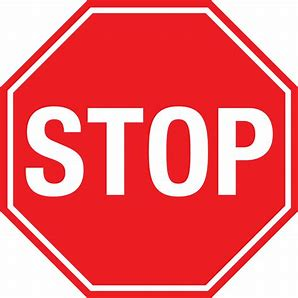
#> input picture Stop1.jpg, 298 x 298 px
$ jupyter execute ECE420FinalProjectOpenCVmethod.ipynb
#> lines starting #> are read from the running program, lines starting #| are printed output that depends on the picture
<a href="https://colab.research.google.com/github/XG11/ECE420FinalProject/blob/main/ECE420FinalProjectOpenCVmethod.ipynb" target="_parent"></a>

[cell 1]
import numpy as np
from scipy.ndimage import gaussian_filter, gaussian_gradient_magnitude
from scipy.spatial.distance import euclidean
from scipy.signal import convolve2d
import matplotlib.pyplot as plt

[cell 2]
from google.colab import files
from PIL import Image
import numpy as np

uploaded_images1 = files.upload()
#> the answer given: Stop1.jpg
uploaded_images2 = files.upload()
#> the answer given: stop2.jpg

image_path1 = next(iter(uploaded_images1))
image_path2 = next(iter(uploaded_images2))

image1 = Image.open(image_path1).convert('L')
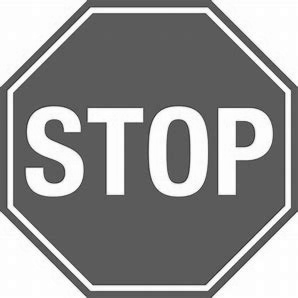
#> image1: PIL image 298x298 L; min 40, max 255, mean 146.8
image2 = Image.open(image_path2).convert('L')
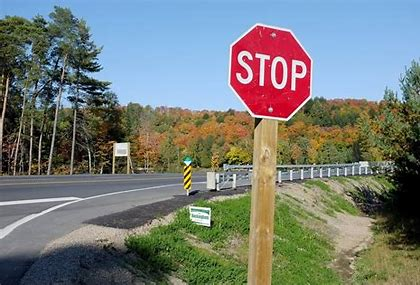
#> input picture stop2.jpg, 420 x 285 px
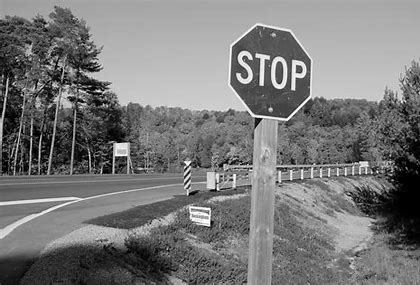
#> image2: PIL image 420x285 L; min 0, max 255, mean 121.1

image1_np = np.array(image1, dtype=np.float32)
image2_np = np.array(image2, dtype=np.float32)

[cell 3]
'''import cv2
import numpy as np
from google.colab.patches import cv2_imshow

img1 = cv2.imread('Stop1.jpg', cv2.IMREAD_GRAYSCALE)  # Query image
img2 = cv2.imread('stop2.jpg', cv2.IMREAD_GRAYSCALE)  # Train image


# detect SIFT key points and descriptors
sift = cv2.SIFT_create()

# Find the key points and descriptors with SIFT
kp1, des1 = sift.detectAndCompute(img1, None)
kp2, des2 = sift.detectAndCompute(img2, None)

# Step 2: Use BFMatcher to match descriptors
bf = cv2.BFMatcher(cv2.NORM_L2, crossCheck=False)  # L2 norm (Euclidean distance)

# Use KNN to find the best matches
matches = bf.knnMatch(des1, des2, k=2)

# Step 3: Apply Lowe's ratio test to filter good matches
good_matches = []
for m, n in matches:
    if m.distance <  n.distance:  # Lowe's ratio test
        good_matches.append(m)

# Step 4: Draw the matches
img_matches = cv2.drawMatches(
    img1, kp1, img2, kp2, good_matches, None,
    flags=cv2.DrawMatchesFlags_NOT_DRAW_SINGLE_POINTS
)


# Step 5: Display the result
cv2_imshow(img_matches)
cv2.waitKey(0)
cv2.destroyAllWindows()


'''

[cell 4]
import cv2
import numpy as np
from google.colab.patches import cv2_imshow
import matplotlib.pyplot as plt

img1 = cv2.imread('Stop1.jpg', cv2.IMREAD_GRAYSCALE)
#> img1: shape (298, 298); min 36, max 255, mean 147.4
img2 = cv2.imread('stop2.jpg', cv2.IMREAD_GRAYSCALE)
#> img2: shape (285, 420); min 0, max 255, mean 121.1


# detect SIFT key points and descriptors
sift = cv2.SIFT_create()

# Find the key points and descriptors with SIFT
kp1, des1 = sift.detectAndCompute(img1, None)
#> kp1 = 69 keypoints; strongest (x, y, size): (55, 172, 13.6), (115, 185, 14), (54, 130, 12.7), (227, 185, 13.1)
kp2, des2 = sift.detectAndCompute(img2, None)
#> kp2 = 877 keypoints; strongest (x, y, size): (99, 91, 2.1), (121, 149, 10.2), (261, 119, 1.9), (293, 88, 3.2)

# BFMatcher to match descriptors
bf = cv2.BFMatcher(cv2.NORM_L2, crossCheck=False)  # L2 norm (Euclidean distance)

#find the best matches
matches = bf.knnMatch(des1, des2, k=2)
#> matches = 69 matches

#ratio test to filter good matches
good_matches = []
for m, n in matches:
    if m.distance <  n.distance:  # Lowe's ratio test
        good_matches.append(m)
#> this loop made 69 passes
#> after the loop, good_matches = 69 matches

#matches
img_matches = cv2.drawMatches(
    img1, kp1, img2, kp2, good_matches, None,
    flags=cv2.DrawMatchesFlags_NOT_DRAW_SINGLE_POINTS
)
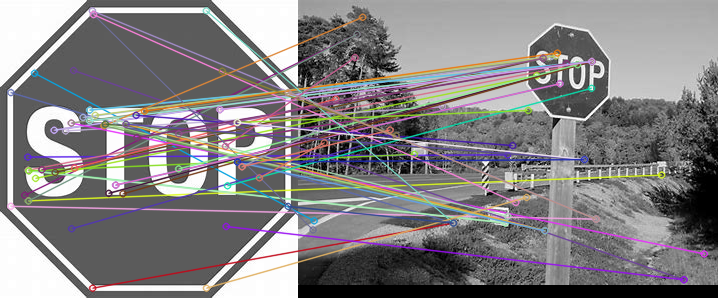
#> img_matches: shape (298, 718, 3); mean of channels 0, 1, 2 130.6, 129.1, 131.7; drawn as B, G, R

plt.figure(figsize=(12, 6))


plt.subplot(1, 2, 1)
plt.imshow(img1, cmap='gray')
plt.scatter([kp.pt[0] for kp in kp1], [kp.pt[1] for kp in kp1], c='r', s=10)
plt.title("Image 1 Keypoints")


plt.subplot(1, 2, 2)
plt.imshow(img2, cmap='gray')
plt.scatter([kp.pt[0] for kp in kp2], [kp.pt[1] for kp in kp2], c='r', s=10)
plt.title("Image 2 Keypoints")


plt.show()
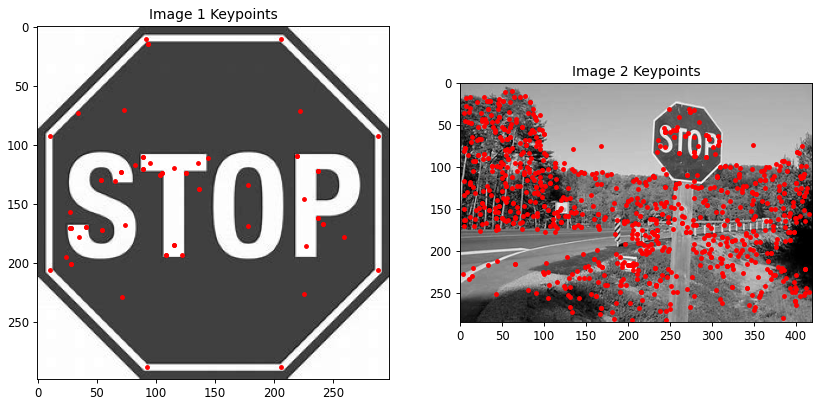
#> figure drawn by matplotlib, 2 panels
cv2_imshow(img_matches)
cv2.waitKey(0)
cv2.destroyAllWindows()
